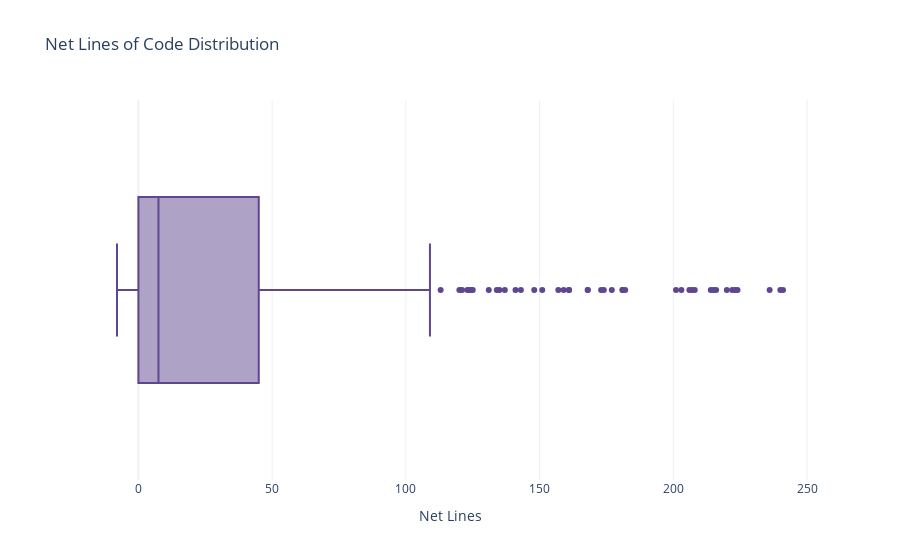

The code cell stored with this chart in its notebook:
### Markdown cell above
#### Net Lines of Code

### Code cell
px.box(df, 
       x='Net Lines',
       hover_data=common_hover_info, 
       labels=common_labels,
       title='Net Lines of Code Distribution')

### Figure 1 — Plotly figure (JSON) as saved in the notebook; plotly's stock layout.template omitted (floating-point values rounded to 4 significant figures; data arrays with more than 128 entries replaced by an {"elided": "..."} marker saying what was removed)
{"data": [{"alignmentgroup": "True", "customdata": {"elided": "500x8 mixed values"}, "hovertemplate": "Net Lines=%{x}<br>Message=%{customdata[0]}<br>Repository=%{customdata[1]}<br>Modified Files=%{customdata[2]}<br>Added Files=%{customdata[3]}<br>Deleted Files=%{customdata[4]}<br>Added Lines=%{customdata[5]}<br>Deleted Lines=%{customdata[6]}<br>Is Bug Fix=%{customdata[7]}<extra></extra>", "legendgroup": "", "marker": {"color": "rgb(95, 70, 144)"}, "name": "", "notched": false, "offsetgroup": "", "orientation": "h", "showlegend": false, "type": "box", "x": {"elided": "500 int values"}, "x0": " ", "xaxis": "x", "y0": " ", "yaxis": "y"}], "layout": {"boxmode": "group", "legend": {"tracegroupgap": 0}, "title": {"text": "Net Lines of Code Distribution"}, "xaxis": {"anchor": "y", "domain": [0, 1], "title": {"text": "Net Lines"}}, "yaxis": {"anchor": "x", "domain": [0, 1]}}}
